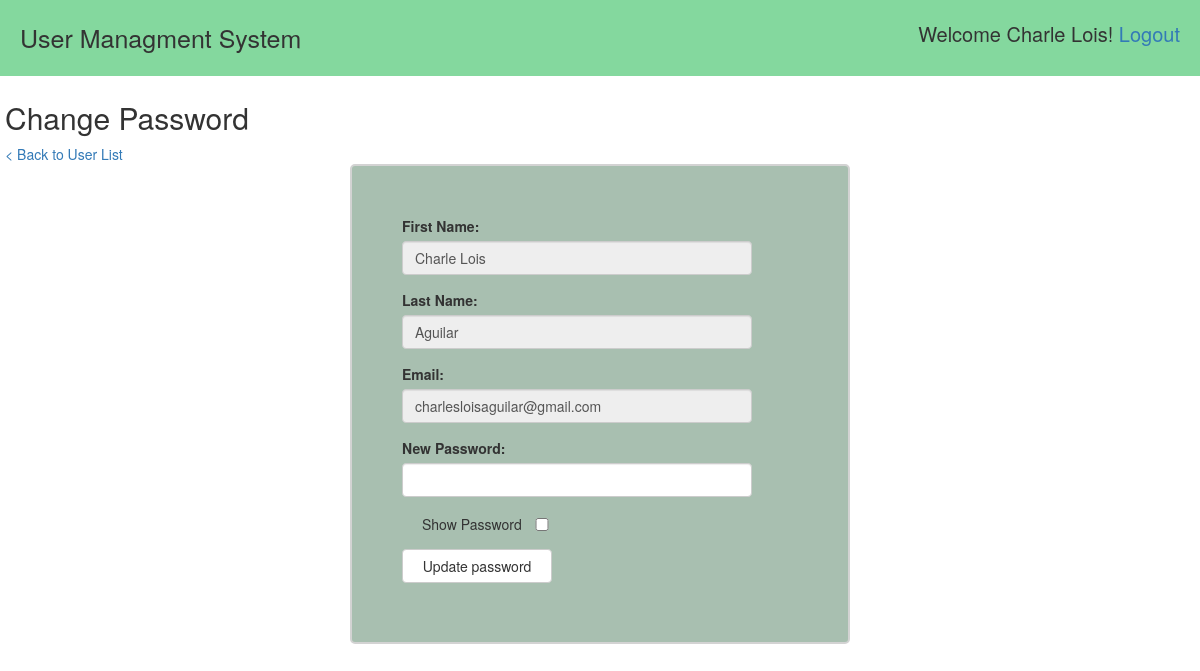
Page /change_password.php?user_id=2 (signed in) on the committed database.
### tables this page shows
CREATE TABLE `user` (
  `id` int(11) NOT NULL,
  `first_name` varchar(50) NOT NULL,
  `last_name` varchar(100) NOT NULL,
  `email` varchar(100) NOT NULL,
  `password` varchar(40) NOT NULL,
  `last_login` datetime NOT NULL,
  `is_deleted` tinyint(1) NOT NULL
);

### change_password.php (the view, shortened to what this page needs)
<?php require_once('Conn/connection.php'); ?>
<?php
$first_name = '';
$last_name = '';
$email = '';
if (isset($_GET['user_id'])) {
    $user_id = mysqli_real_escape_string($connection, $_GET['user_id']);
    $query = "SELECT * FROM user WHERE id={$user_id} LIMIT 1";
    $result_set = mysqli_query($connection, $query);
    if ($result_set) {
        if (mysqli_num_rows($result_set) == 1) {
            $result = mysqli_fetch_assoc($result_set);
            $first_name = $result['first_name'];
            $last_name = $result['last_name'];
            $email = $result['email'];
        } else {
            header('Location: users.php?err=user_not_found');
        }
    } else {
        header('Location: users.php?err=query_failed');
    }
}
?>
<!DOCTYPE html>
<html lang="en">
<head>
    <link rel="stylesheet" href="css/main.css">
    <link rel="stylesheet" href="https://maxcdn.bootstrapcdn.com/bootstrap/3.3.7/css/bootstrap.min.css">
</head>
<body>
<div>
    <header>
        <div class="appname"> User Managment System</div>
        <div class="logged">Welcome <?php echo $_SESSION['first_name']; ?>! <a href="logout.php">Logout</a></div>
    </header>
</div>
<div class="container-3">
    <h2>Change Password</h2>
    <a href="users.php"> < Back to User List</a>
    <div class="form-3">
        <form action="change_password.php" method="POST">
            <div class="form-group">
                <label for="">First Name:</label>
                <input type="text" class="form-control" name="first_name"
                       placeholder="Enter first name" <?php echo 'value="' . $first_name . '"'; ?> disabled>
            </div>
            <div class="form-group">
                <label for="">Last Name:</label>
                <input type="text" class="form-control" name="last_name"
                       placeholder="Enter last name" <?php echo 'value="' . $last_name . '"'; ?> disabled>
            </div>
            <div class="form-group">
                <label for="">Email:</label>
                <input type="email" class="form-control" name="email"
                       placeholder="Enter email address" <?php echo 'value="' . $email . '"'; ?> disabled>
            </div>
            <div class="form-group">
                <label for="">New Password: </label>
                <input type="password" class="form-control" name="password" id="password">
            </div>
            <div class="form-group">
                <label class="checkbox-inline"> <input type="checkbox" name="showpassword" id="showpassword">Show Password </label>
            </div>
            <button type="submit" name="submit" class="btn btn-default">Update password</button>
        </form>
    </div>
</div>
</body>
</html>

### css/main.css (style rules this page uses)
* { margin: 0px; }
body { font-family: "Times New Roman", Times, serif; font-size: 14px; }
input { display: block; width: 280px; padding: 9px; -webkit-box-sizing: border-box; -moz-box-sizing: border-box; box-sizing: border-box; display: inline-block; border: 1px solid #ccc; border-radius: 4px; box-sizing: border-box; }
button { width: 100px; padding: 8px; border: none; border-radius: 4px; cursor: pointer; background-color: #4CAF50; color: white; }
header { background: rgba(61, 194, 102, 0.63); overflow: auto; padding: 20px; }
header .appname { float: left; font-size: 25px; }
header .logged { float: right; font-size: 20px; }
.form-group { width: 300px; }
input.form-control { width: 350px; }
.btn-default { width: 150px; }
.container-3 { padding: 5px; }
div.form-3 { border: 2px solid lightgray; width: 500px; height: 480px; margin: 0px auto; padding: 50px; border-radius: 5px; background: rgba(97, 138, 112, 0.55); }

### rows in the picture
user: first_name "Charle Lois", last_name "Aguilar", email "charlesloisaguilar@gmail.com"

### other values in the picture
$_SESSION['first_name'] "Charle Lois"
